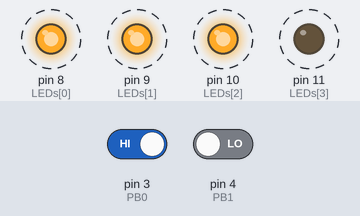
Bench run of a sketch on a simulated Arduino Uno, built with avr-gcc and run on an emulated ATmega328P. On the bench: output pins drawn as LEDs (lit = HIGH). Dashed ring = blinking. The test bench sets the inputs (shaded band); at power-on: pin 4 (PB1) LOW, pin 3 (PB0) HIGH.

Above: at 4.8 s.
4.9 s: pin 4 (PB1) driven HIGH
At 5.9 s:
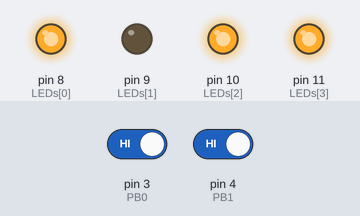
7.6 s: pin 3 (PB0) driven LOW
At 8.0 s:
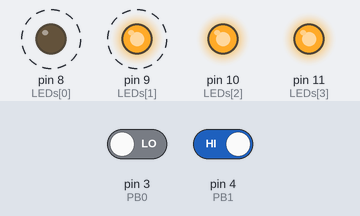
11.6 s: pin 3 (PB0) driven HIGH
At 12.4 s:
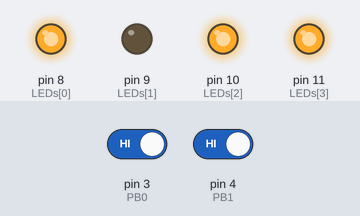
14.3 s: pin 4 (PB1) driven LOW
At 14.7 s:
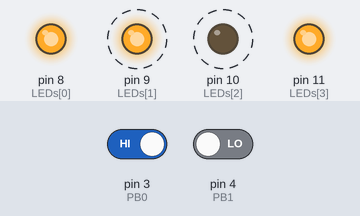
Timing chart, 0 to 19.3 s (numbered marks = the images above; inputs shaded):
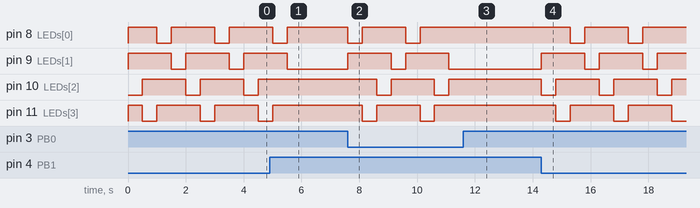

The sketch:

hw01_1.ino
```cpp
/*
Coded by Jheng-Hong Wang (2018)
E-mail : workspace2110@gmail.com
Description:
    題目： 課本實作題第2章第1題(利用按鈕控制LED單燈左、右移一圈)
    接腳:
        PB0(P6-5) : 接微控板的 3 腳
        PB1(P6-6) : 接微控板的 4 腳
        P6-1      : 接GND(低態動作)
        4 個LED   : 分別接微控板的 8 、9 、10 、11 腳
    功能:
        PB0 : 單燈左移一圈
        PB1 : 單燈右移一圈
*/

// Define data:
    #define PB0 3 // Define turn Left Button
    #define PB1 4 // Define turn Right Button
//--------------------------------------------

// Declare variables:
    const int LEDs[] = {8, 9, 10, 11};                  // Declare pin of LEDs
    const int start = 1;                                // Declare index which is start of LEDs
    const int len = ( sizeof(LEDs)/sizeof(LEDs[0]) );   // Declare length of LEDs
//--------------------------------------------

// Forward declarations:
    void setup_all_LEDs(const int* leds/*leds : LEDs array*/); // Setup all LEDs
    void close_all_LEDs(const int* leds/*leds : LEDs array*/); // Close all LEDs
    void turn_to(bool which/*Ture : turn to rigth, False : turn to left*/); // Which side turn to and light up?
    void left(int& n/*n : index*/);  // Index to the left
    void right(int& n/*n : index*/); // Index to the right
//--------------------------------------------

// Initializing system
void setup(){
    pinMode(PB0, INPUT);    // Setup PB0
    pinMode(PB1, INPUT);    // Setup PB1
    setup_all_LEDs(LEDs);   // Setup all LEDs
    close_all_LEDs(LEDs);   // close all LEDs
}
//--------------------------------------------

// main function
void loop(){
    digitalWrite(LEDs[start], LOW); // Default state light up LED
    if( !digitalRead(PB0) ){        // When PB0 be click
        turn_to(false);             // turn to left and light up
    }else if( !digitalRead(PB1) ){  // When PB1 be click
        turn_to(true);              // turn to right and light up
    }
}
//--------------------------------------------

// Definitions of the others functions:

// Close all LEDs
void setup_all_LEDs(const int* leds/*leds : LEDs array*/){
    for (int i= 0; i < len; ++i){
        digitalWrite(leds[i], HIGH);
    }
}

// Setup all LEDs
void close_all_LEDs(const int* leds/*leds : LEDs array*/){
    for (int i= 0; i < len; ++i){
        pinMode(leds[i], OUTPUT);
    }
}

// Which side turn to and light up?
void turn_to(bool which/*Ture : rigth, False : left*/){
    int n = start;
    for(int i = 0; i < len; ++i){
        digitalWrite(LEDs[n], HIGH);    // Close the nth LED

        if( which ){
            right(n);   //Turn to right
        }else{
            left(n);    //Turn to left
        }

        digitalWrite(LEDs[n], LOW);     // Light up the nth LED
        delay(500);     //waitting 0.5s
    }
}

// Index to the left
void left(int& n/*n : index*/){
    if( n > 0 ){
        --n;
    }else{
        n = (len-1);
    }
}

// Index to the right
void right(int& n/*n : index*/){
    if( n < (len-1) ){
        ++n;
    }else{
        n = 0;
    }
}
//--------------------------------------------
```

Measured:
- after the input at 4.9 s, pin 8 (LEDs[0]): goes on until 5.5 s, then stays HIGH; pin 9 (LEDs[1]): goes on until 5.5 s, then stays LOW; pin 10 (LEDs[2]): stays HIGH (without the input it goes to LOW after 1.1 s); pin 11 (LEDs[3]): goes on until 5.0 s, then stays HIGH
- after the input at 7.6 s, pin 8 (LEDs[0]), pin 9 (LEDs[1]): alternates HIGH for 1.5 s and LOW for 0.50 s, starting at once; pin 10 (LEDs[2]): alternates HIGH for 1.5 s and LOW for 0.50 s, starting after 1.0 s; pin 11 (LEDs[3]): alternates HIGH for 1.5 s and LOW for 0.50 s, starting after 0.50 s
- after the input at 11.6 s, pin 8 (LEDs[0]): stops changing and stays HIGH; pin 9 (LEDs[1]): stays LOW (without the input it goes to HIGH after 0.00 s); pin 10 (LEDs[2]): stays HIGH (without the input it goes to LOW after 1.0 s); pin 11 (LEDs[3]): stays HIGH (without the input it goes to LOW after 0.50 s)
- after the input at 14.3 s, pin 8 (LEDs[0]): alternates HIGH for 1.5 s and LOW for 0.50 s, starting after 1.0 s; pin 9 (LEDs[1]), pin 10 (LEDs[2]): alternates HIGH for 1.5 s and LOW for 0.50 s, starting at once; pin 11 (LEDs[3]): alternates HIGH for 1.5 s and LOW for 0.50 s, starting after 0.50 s
- by itself, pin 8 (LEDs[0]), pin 9 (LEDs[1]), pin 10 (LEDs[2]), pin 11 (LEDs[3]): alternates HIGH for 1.5 s and LOW for 0.50 s
